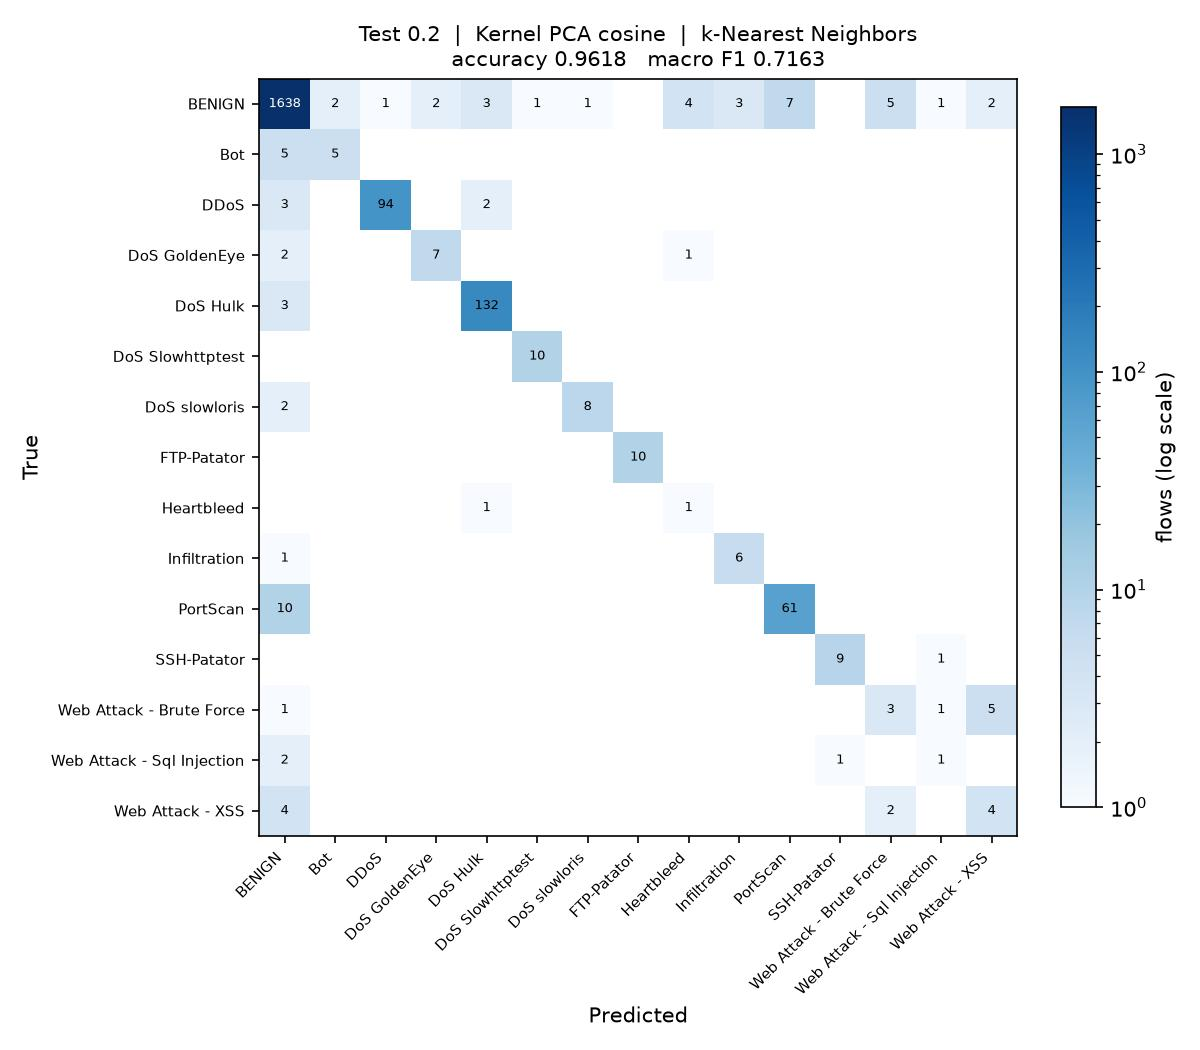

The script that saved this image:
"""
Test_0.2_DR_COS_KNN

Test size 0.2  |  Kernel PCA (cosine)  |  k-Nearest Neighbors  (reference sheet #13)

Note: taken in place of sheet #5 Elastic Net, which is a regressor and cannot classify.

Run on its own:

    python Test_0.2_DR_COS_KNN.py

Writes Test_0.2_DR_COS_KNN.jpg (confusion matrix) and appends one row to
results/75_runs.csv.
"""

import os
import sys
import time
import warnings
from pathlib import Path

import matplotlib
matplotlib.use("Agg")
import matplotlib.pyplot as plt
import numpy as np
import pandas as pd
from sklearn.decomposition import KernelPCA
from sklearn.impute import SimpleImputer
from sklearn.metrics import (accuracy_score, confusion_matrix, f1_score,
                             precision_score, recall_score)
from sklearn.model_selection import train_test_split
from sklearn.preprocessing import LabelEncoder, StandardScaler
from sklearn.neighbors import KNeighborsClassifier

sys.path.insert(0, str(Path(__file__).resolve().parent.parent))
from common import load_sample                      # noqa: E402

warnings.filterwarnings("ignore")

# ----- this run -------------------------------------------------------------
TEST_SIZE = 0.2
KERNEL = "cosine"
CLASSIFIER = "KNN"
N_COMPONENTS = 15
# ----------------------------------------------------------------------------

SEED = 0
N_JOBS = max(1, (os.cpu_count() or 2) // 2)
STEM = "Test_0.2_DR_COS_KNN"
HERE = Path(__file__).resolve().parent
RESULTS = HERE.parent / "results"


def main():
    t0 = time.time()
    df = load_sample(10000, 50, SEED)
    y = LabelEncoder().fit_transform(df["Label"])
    X = df.drop(columns=["Label", "Day"])
    classes = sorted(df["Label"].unique())
    print(f"{len(df):,} flows, {X.shape[1]} features, {len(classes)} classes")

    X_train, X_test, y_train, y_test = train_test_split(
        X, y, test_size=TEST_SIZE, random_state=SEED, stratify=y)

    # mean imputation and scaling, fitted on the training split only
    imputer = SimpleImputer(strategy="mean").fit(X_train)
    scaler = StandardScaler().fit(imputer.transform(X_train))
    X_train = scaler.transform(imputer.transform(X_train))
    X_test = scaler.transform(imputer.transform(X_test))

    # dimensionality reduction: Kernel PCA, fitted on the training split only.
    # arpack keeps the largest positive eigenvalues; the randomized solver ranks
    # them by magnitude and fails on the sigmoid kernel, which is not PSD.
    kpca = KernelPCA(n_components=N_COMPONENTS, kernel=KERNEL,
                     eigen_solver="arpack", random_state=SEED, n_jobs=N_JOBS)
    X_train = kpca.fit_transform(X_train)
    X_test = kpca.transform(X_test)
    print(f"Kernel PCA ({KERNEL}): {X_train.shape[1]} components")

    classifier = KNeighborsClassifier(n_neighbors=5, n_jobs=N_JOBS)
    classifier.fit(X_train, y_train)
    y_pred = classifier.predict(X_test)

    acc = accuracy_score(y_test, y_pred)
    pre = precision_score(y_test, y_pred, average="macro", zero_division=0)
    rec = recall_score(y_test, y_pred, average="macro", zero_division=0)
    f1 = f1_score(y_test, y_pred, average="macro", zero_division=0)
    pre_w = precision_score(y_test, y_pred, average="weighted", zero_division=0)
    rec_w = recall_score(y_test, y_pred, average="weighted", zero_division=0)
    f1_w = f1_score(y_test, y_pred, average="weighted", zero_division=0)

    print(f"Accuracy  : {acc:.4f}")
    print(f"Precision : {pre:.4f}")
    print(f"Recall    : {rec:.4f}")
    print(f"F1 Score  : {f1:.4f}")

    # confusion matrix image, named to match this script
    cm = confusion_matrix(y_test, y_pred, labels=range(len(classes)))
    fig, ax = plt.subplots(figsize=(8, 7))
    im = ax.imshow(cm, cmap="Blues", norm=matplotlib.colors.LogNorm(vmin=1))
    ax.set_xticks(range(len(classes)), classes, rotation=45, ha="right", fontsize=7)
    ax.set_yticks(range(len(classes)), classes, fontsize=7)
    ax.set_xlabel("Predicted")
    ax.set_ylabel("True")
    ax.set_title(f"Test {TEST_SIZE}  |  Kernel PCA {KERNEL}  |  k-Nearest Neighbors\n"
                 f"accuracy {acc:.4f}   macro F1 {f1:.4f}", fontsize=10)
    for i in range(len(classes)):
        for j in range(len(classes)):
            if cm[i, j]:
                ax.text(j, i, cm[i, j], ha="center", va="center", fontsize=6,
                        color="white" if cm[i, j] > cm.max() / 3 else "black")
    fig.colorbar(im, ax=ax, fraction=0.04, label="flows (log scale)")
    fig.tight_layout()
    fig.savefig(HERE / f"{STEM}.jpg", dpi=150)
    plt.close(fig)

    # one row appended to the shared results table
    RESULTS.mkdir(exist_ok=True)
    row = {"Test": TEST_SIZE, "DR": "COS", "Clas": CLASSIFIER,
           "Acc": round(acc, 4), "Pre": round(pre, 4), "Rec": round(rec, 4),
           "F1": round(f1, 4),
           "Pre_weighted": round(pre_w, 4), "Rec_weighted": round(rec_w, 4),
           "F1_weighted": round(f1_w, 4),
           "n_components": N_COMPONENTS, "seconds": round(time.time() - t0, 1),
           "script": STEM}
    out = RESULTS / "75_runs.csv"
    old = pd.read_csv(out).to_dict("records") if out.exists() else []
    old = [r for r in old if r.get("script") != STEM]
    pd.DataFrame(old + [row]).to_csv(out, index=False)
    print(f"saved {STEM}.jpg and appended to results/75_runs.csv "
          f"({time.time() - t0:.0f}s)")


if __name__ == "__main__":
    main()
